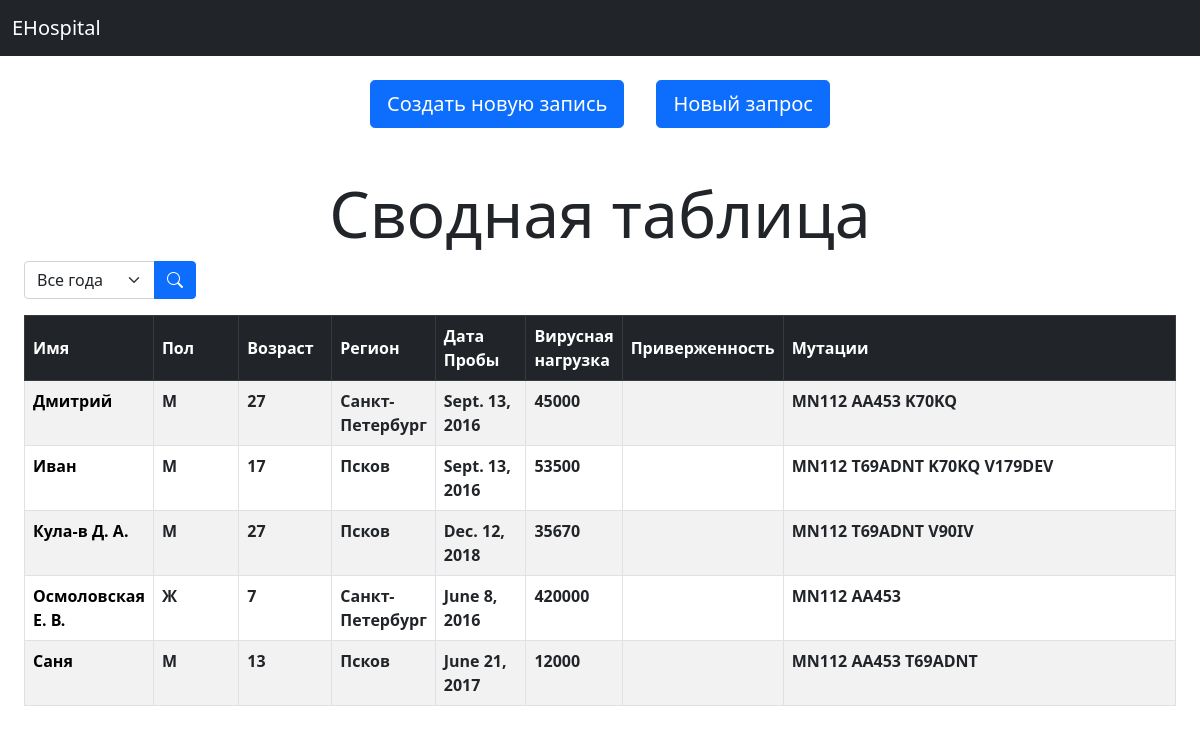
The page / on the database its author committed.
### core/models.py (models this page shows, shortened)
class Patient(models.Model):
    choices = {0: 'М', 1: 'Ж'}
    name = models.CharField(verbose_name='Имя', max_length=1024)
    sex = models.IntegerField(choices=[(0, 'М'), (1, 'Ж')], verbose_name="Пол")
    birthday = models.DateField(auto_now=False, verbose_name="Дата Рождения", null=True)
    region = models.CharField(verbose_name='Регион', max_length=1024)
    date_of_probe = models.DateField(auto_now=False, verbose_name="Дата забора")
    virus_load = models.IntegerField(verbose_name='Вирусная нагрузка', blank=True, null=True)
    loyalty = models.IntegerField(verbose_name="Приверженность*", blank=True, null=True, max_length=1024, default=100)
    mutations = models.ManyToManyField(Mutations, null=True)
    class Meta:
        verbose_name = 'Пациент'
        verbose_name_plural = 'Пациенты'
    def __str__(self):
        return f'{self.name} {self.date_of_probe}'

class Mutations(models.Model):
    name = models.CharField(max_length=1024)

### core/views.py (the view)
# urls.py: path('', homepage, name='homepage'),
def homepage(request):
    context = {'sex_ch': Patient.choices,
               'year': datetime.now().year}
    if request.GET.get('year', None) != 'all' and request.GET.get('year', None):
        context['data'] = Patient.objects.filter(date_of_probe__year=request.GET.get('year')).order_by('name')
        context['selected'] = int(request.GET.get('year'))
    else:
        context['selected'] = 'all'
        context['data'] = Patient.objects.all().order_by('name')
    print(context['data'])
    years = set()
    for i in Patient.objects.all():
        years.add(i.date_of_probe.year)
    context['years'] = years
    return render(request, 'homepage.html', context)

### core/templatetags/core_filters.py (called while the page is built)
@register.filter
def dict_get(item, d: dict):
    print(d[int(item)])
    return d[int(item)]

@register.filter
def subtract(value, arg):
    return value - arg

### core/templates/homepage.html (shortened to what this page needs)
{% extends 'base.html' %}
{% load core_filters %}
{% block main %}
    <div class="d-flex justify-content-center">
        <a href="{% url 'new_patient' %}" class="btn btn-primary btn-lg mx-3" role="button" aria-disabled="true">Создать
            новую запись</a>
        <a href="{% url 'queries' %}" class="btn btn-primary btn-lg mx-3" role="button" aria-disabled="true">Новый запрос</a>
    </div>
    <div class="container-fluid mt-5">
        <h3 class="display-3 text-center">Сводная таблица</h3>
        <div class="row align-left">
            <div class="col-2">
                <form id="year_form">
                    <div class="input-group mb-3">
                        <select class="form-select" name="year">
                            <option {% if selected == 'all' %}selected{% endif %} value="all">Все года</option>
                        </select>
                        <button class="btn btn-primary" type="submit" id="button-addon2" for="year_form"><i class="bi bi-search"></i>
                        </button>
                    </div>
                </form>
            </div>
        </div>
        <table class="table table-striped table-bordered">
            <thead>
            <tr class="table-dark">
                <th scope="col" class="align-middle">Имя</th>
                <th scope="col" class="col-1 align-middle">Пол</th>
                <th scope="col" class="col-1 align-middle">Возраст</th>
                <th scope="col" class="col-1 align-middle">Регион</th>
                <th scope="col" class="col-1 align-middle">Дата Пробы</th>
                <th scope="col" class="col-1 align-middle">Вирусная нагрузка</th>
                <th scope="col" class="col-1 align-middle">Приверженность</th>
                <th scope="col" class="col-5 align-middle">Мутации</th>
            </tr>
            </thead>
            <tbody>
            {% for i in data %}
                <tr>
                    <th scope="col"><a href="{% url 'patient_page' i.pk %}" style="text-decoration: none; color: black">{{ i.name }}</a></th>
                    <th scope="col">{{ i.sex|dict_get:sex_ch }}</th>
                    <th scope="col">{{ year|subtract:i.birthday.year }}</th>
                    <th scope="col">{{ i.region }}</th>
                    <th scope="col">{{ i.date_of_probe }}</th>
                    <th scope="col">{{ i.virus_load }}</th>
                    <th scope="col">{% if i.loyalty != 100 %}{{ i.loyalty }}{% endif %}</th>
                    <th scope="col">{% for j in i.mutations.all %}{{ j.name }} {% endfor %}</th>
                </tr>
            {% endfor %}
            </tbody>
        </table>
    </div>
{% endblock %}

### templates/base.html (shortened to what this page needs)
{% load static %}
<!DOCTYPE html>
<html lang="en">
<head>
    <link href="https://cdn.jsdelivr.net/npm/bootstrap@5.0.0-beta3/dist/css/bootstrap.min.css" rel="stylesheet"
>
    <link rel="stylesheet" href="https://cdn.jsdelivr.net/npm/bootstrap-icons@1.4.1/font/bootstrap-icons.css">
</head>
<body>
<nav class="navbar navbar-expand-lg navbar-dark bg-dark">
  <div class="container-fluid">
    <a class="navbar-brand" href="{% url 'homepage' %}">EHospital</a>
  </div>
</nav>
<div class="container-fluid my-4">
    {% block main %}
    {% endblock %}
</div>
</body>
</html>

### rows shown on the page
Patient: name "Дмитрий", sex|dict_get "М", birthday "27", region "Санкт-Петербург", date_of_probe "Sept. 13, 2016", virus_load "45000"
Mutations: name "MN112"
Mutations: name "AA453"
Mutations: name "K70KQ"
Patient: name "Иван", sex|dict_get "М", birthday "17", region "Псков", date_of_probe "Sept. 13, 2016", virus_load "53500"
Mutations: name "T69ADNT"
Mutations: name "V179DEV"
Patient: name "Кула-в Д. А.", sex|dict_get "М", birthday "27", region "Псков", date_of_probe "Dec. 12, 2018", virus_load "35670"
Mutations: name "V90IV"
Patient: name "Осмоловская Е. В.", sex|dict_get "Ж", birthday "7", region "Санкт-Петербург", date_of_probe "June 8, 2016", virus_load "420000"
Patient: name "Саня", sex|dict_get "М", birthday "13", region "Псков", date_of_probe "June 21, 2017", virus_load "12000"
